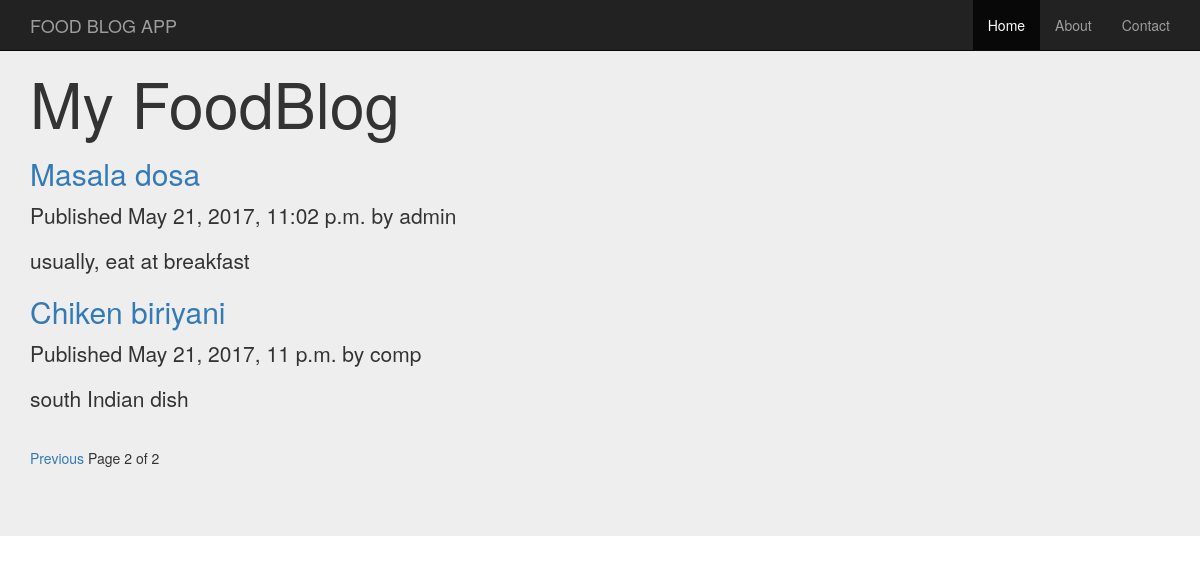
The page /foodblog/?page=2 on the database its author committed.
### foodblog/models.py (models this page shows, shortened)
class Post(models.Model):
    STATUS_CHOICES = (
    ('draft', 'Draft'),
    ('published', 'Published'),
    )
    title = models.CharField(max_length=250)
    slug = models.SlugField(max_length=250, unique_for_date='publish')
    author = models.ForeignKey(User, related_name='foodblog_posts')
    body = models.TextField()
    publish = models.DateTimeField(default=timezone.now)
    created = models.DateTimeField(auto_now_add=True)
    updated = models.DateTimeField(auto_now=True)
    status = models.CharField(max_length=10,
    choices=STATUS_CHOICES,
    default='draft')
    class Meta:
        ordering = ('-publish',)
    def get_absolute_url(self):
        return reverse('foodblog:post_detail',
            args=[self.publish.year,
             self.publish.strftime('%m'),
             self.publish.strftime('%d'),
             self.slug])

### foodblog/views.py (the view)
def post_list(request):
	object_list = Post.objects.all()
	paginator = Paginator(object_list, 3) # 3 posts in each page
	page = request.GET.get('page')
	try:
		posts = paginator.page(page)
	except PageNotAnInteger:
		posts = paginator.page(1)
	except EmptyPage:
		posts = paginator.page(paginator.num_pages)
	return render(request,'foodblog/post/list.html',{'page':page,'posts':posts})

### foodblog/templates/foodblog/post/list.html (shortened to what this page needs)
{% extends "foodblog/base.html" %}
{% block content %}
	<h1>My FoodBlog</h1>
	{% for post in posts %}
		<h2>
			<a href="{{ post.get_absolute_url }}">
			{{ post.title }}
			</a>
		</h2>
		<p class="date">
			Published {{ post.publish }} by {{ post.author }}
		</p>
		{{ post.body|truncatewords:30|linebreaks }}
	{% endfor %}
{% include "pagination.html" with page=posts %}
{% endblock %}

### rows shown on the page
Post: title "Masala dosa", publish "May 21, 2017, 11:02 p.m.", author "admin", body "usually, eat at breakfast"
Post: title "Chiken biriyani", publish "May 21, 2017, 11 p.m.", author "comp", body "south Indian dish"

### other values the page prints
{{ page.number }} "2"
{{ page.paginator.num_pages }} "2"
